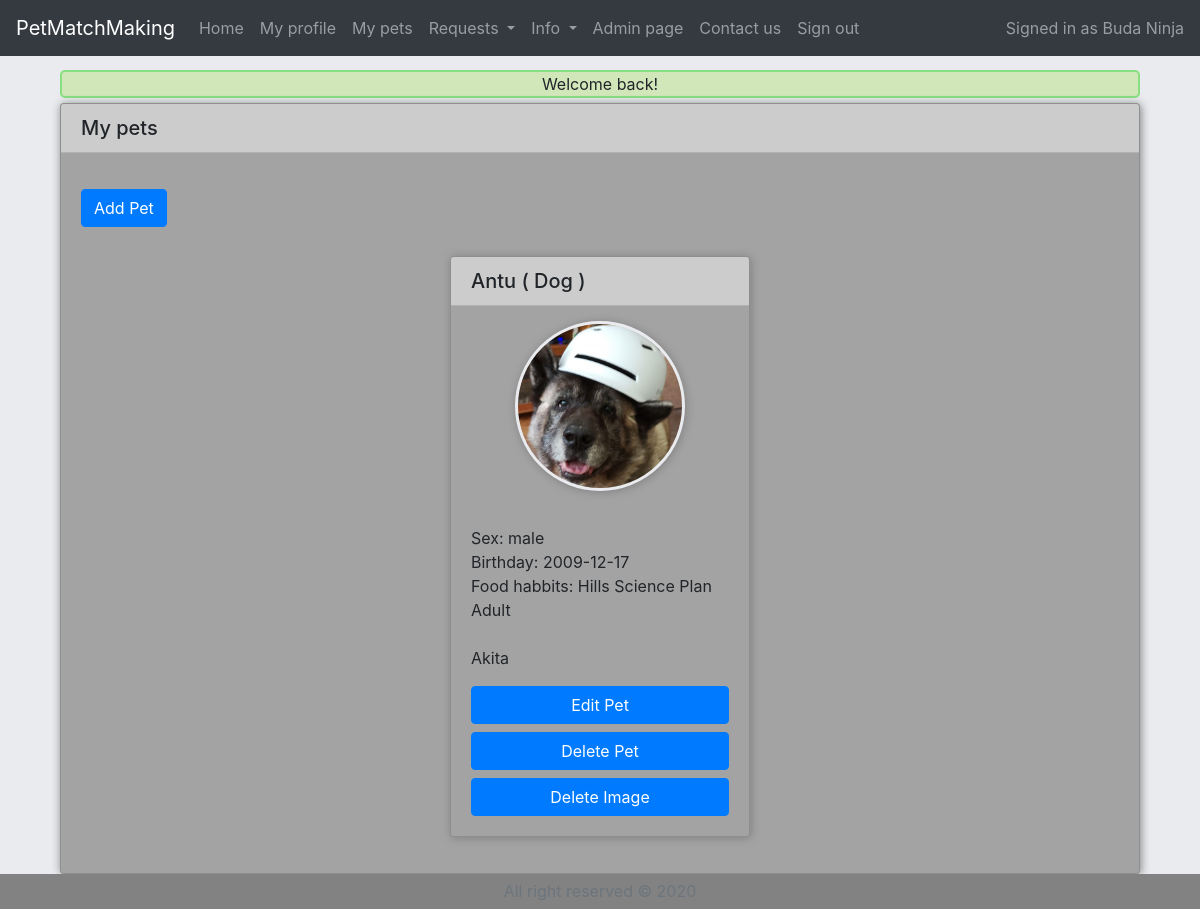
The page /main.php?myPets (signed in) on the database its author committed.
### tables this page shows
CREATE TABLE `users` (
  `userID` int(11) NOT NULL,
  `userEmail` varchar(64) NOT NULL,
  `userPassword` varchar(64) NOT NULL,
  `userFName` varchar(64) NOT NULL,
  `userLName` varchar(64) NOT NULL,
  `userPhone` varchar(64) NOT NULL,
  `userBirthday` date NOT NULL,
  `userAbout` text NOT NULL,
  `userRegisterTime` datetime NOT NULL,
  `userStatus` varchar(64) NOT NULL
);

CREATE TABLE `pets` (
  `petID` int(11) NOT NULL,
  `userID` int(11) NOT NULL,
  `petName` varchar(64) NOT NULL,
  `petType` varchar(64) NOT NULL,
  `petBirthday` date NOT NULL,
  `petSex` varchar(64) NOT NULL,
  `petFood` text NOT NULL,
  `petTemper` text NOT NULL,
  `petAbout` text NOT NULL,
  `petStatus` int(11) NOT NULL,
  `petRegisterTime` datetime NOT NULL
);

### classes/dbClass.php (called while the page is built, shortened)
<?php
require_once "User.php";
class dbClass
{
    private $host;
    private $db;
    private $charset;
    private $user;
    private $pass;
    private $opt = array(
        PDO::ATTR_ERRMODE => PDO::ERRMODE_EXCEPTION,
        PDO::ATTR_DEFAULT_FETCH_MODE => PDO::FETCH_ASSOC
    );
    private $connection;
    public function __construct(string $host = "localhost", string $db = "petmatchdb", string $charset = "utf8", string $user = "root", string $pass = "")
    {
        $this->host = $host;
        $this->db = $db;
        $this->charset = $charset;
        $this->user = $user;
        $this->pass = $pass;
    }
    public function connect()
    {
        $dsn = "mysql:host=$this->host;dbname=$this->db;charset=$this->charset";
        $this->connection = new PDO($dsn, $this->user, $this->pass, $this->opt);
    }
    public function disconnect(){
        $this->connection = null;
    }
    public function getObjectsGeneral($table_name, $condition, $objectToFetch){
        $objArray = Array();
        $sql="SELECT * FROM `".$table_name."`".$condition;
        $result = $this->connection->query($sql);
        while ($row = $result->fetchObject($objectToFetch)){
            $objArray[] = $row;
        }
        return $objArray;
    }
    function xmlToString($htmlStr)
    {
        $xmlStr=str_replace('&lt;','<',$htmlStr);
        $xmlStr=str_replace('&gt;','>',$xmlStr);
        $xmlStr=str_replace('&quot;','"',$xmlStr);
        $xmlStr=str_replace("&#39;","'",$xmlStr);
        $xmlStr=str_replace('&amp;',"&",$xmlStr);
        return $xmlStr;
    }
    public function getPetImageLocation(Pet $p)
    {
        $location = "Images/Pets/";
        $filename = $p->getPetID().".JPG";
        return $location.$filename;
    }
}

### classes/User.php (called while the page is built, shortened)
<?php
require_once "dbClass.php";
class User
{
    private $userFName;
    private $userLName;
    private $userStatus;
    public function getUserFName()
    {
        $db = new dbClass();
        return $db->xmlToString($this->userFName);
    }
    public function getUserLName()
    {
        $db = new dbClass();
        return $db->xmlToString($this->userLName);
    }
    public function getUserStatus()
    {
        return $this->userStatus;
    }
}

### classes/dbClassPetsFunctions.php (called while the page is built, shortened)
<?php
require_once "dbClass.php";
require_once "Pet.php";
class dbClassPetsFunctions
{
    public function getPetsArrayByUserID($userID){
        $db = new dbClass();
        $petsArray = $db->getObjectsGeneral("pets", "WHERE userID='$userID'", "Pet");
        return $petsArray;
    }
    public function doesPetHaveImage($petID){
        $location = "Images/Pets/";
        $filename = $petID.".JPG";
        $answer=0;
        if (file_exists($location.$filename))
            $answer=1;
        return $answer;
    }
}

### classes/Pet.php (called while the page is built, shortened)
<?php
class Pet
{
    private $petID;
    private $petName;
    private $petType;
    private $petBirthday;
    private $petFood;
    private $petSex;
    private $petAbout;
    public function getPetID()
    {
        return $this->petID;
    }
    public function getPetName()
    {
        return $this->petName;
    }
    public function getPetType()
    {
        return $this->petType;
    }
    public function getPetBirthday()
    {
        return $this->petBirthday;
    }
    public function getPetFood()
    {
        return $this->petFood;
    }
    public function getPetSex()
    {
        return $this->petSex;
    }
    public function getPetAbout()
    {
        return $this->petAbout;
    }
}

### myPets.php (the view, shortened to what this page needs)
<?php
require_once "classes/dbClass.php";
require_once "classes/dbClassPetsFunctions.php";
require_once "classes/Pet.php";
$db = new dbClass();
$dbp = new dbClassPetsFunctions();
$myPetsArray = $dbp->getPetsArrayByUserID($_SESSION['user']);
    $mypetsstr="";
    $mypetsstr.="<div class='card' id='userProfileCard'>";
    $mypetsstr.="<h5 class='card-header'>My pets</h5>";
    $mypetsstr.="<div class='card-body'>";
    $mypetsstr.="<p class='card-text'>";
    $mypetsstr.="<form action='myPets.php' method=post>";
    $mypetsstr.="<button type='submit' class='btn btn-primary' name='addpet'>Add Pet</button>";
    $mypetsstr.="</form><br>";
if ($myPetsArray == null)
    $mypetsstr.="It's a little empty here! Add your pets and get some request.";
else
{
    $mypetsstr.="<div class='card-deck'>";
    echo $mypetsstr;
    foreach ($myPetsArray as $k)
    {
        $petstr="";
        $petstr.="<div id='petCard' class='card  mx-auto'>";
        $petstr.="<h5 class='card-header'>".$k->getPetName()."  ( ".$k->getPetType().")</h5>";
        $petstr.="<div class='pet-img-in-mypets'>";
        $image_str = "'background-image:url(".$db->getPetImageLocation($k).")';";
        $petstr.="<div class='pet-img' style=$image_str></div>";
        $petstr.="</div>";
        $petstr.="<div class='card-body'>";
        $petstr.="<p class='card-text'>";
        $petstr.="Sex: ".$k->getPetSex()."<br>";
        $petstr.="Birthday: ".$k->getPetBirthday()."<br>";
        $petstr.="Food habbits: ".$k->getPetFood()."<br><br>";
        $petstr.=$k->getPetAbout();
        $petstr.="</p>";
        $petstr.="<form action='myPets.php' method=post>";
        $petstr.="<button type='submit' class='btn btn-group-sm btn-primary btn-block' name='"."edit".$k->getPetID()."'>Edit Pet</button>";
        $petstr.="<button type='submit' class='btn btn-group-sm btn-primary btn-block' name='"."delete".$k->getPetID()."'>Delete Pet</button>";
        if ($dbp->doesPetHaveImage($k->getPetID()))
            $petstr.="<button type='submit' class='btn btn-group-sm btn-primary btn-block' name='"."delimage".$k->getPetID()."'>Delete Image</button>";
        $petstr.="</form>";
        $petstr.="</div>";
        $petstr.="</div>";
        echo $petstr;
    }
    $mypetsstr="</div>";
    $mypetsstr.="</p></div>";
}
$mypetsstr.="</div></div>";
echo $mypetsstr;

### headerUser.php (shortened to what this page needs)
<header>
    <div class="fixed-top">
        <nav class="navbar navbar-expand-lg navbar-dark bg-dark">
            <div class="navbar-brand" href="#">PetMatchMaking</div>
            <div class="collapse navbar-collapse" id="navbarNavDropdown">
                <ul class="navbar-nav mr-auto">
                    <li class="nav-item">
                        <a class="nav-link" href="main.php">Home</a>
                    </li>
                    <li class="nav-item">
                        <a class="nav-link" href="?myProfile">My profile</a>
                    </li>
                    <li class="nav-item">
                        <a class="nav-link" href="?myPets">My pets</a>
                    </li>
                    <li class="nav-item dropdown">
                        <a class="nav-link dropdown-toggle" href="#" id="navbarDropdownMenuLink" data-toggle="dropdown" aria-haspopup="true" aria-expanded="false">
                            Requests
                        </a>
                    </li>
                    <li class="nav-item dropdown">
                        <a class="nav-link dropdown-toggle" href="#" id="navbarDropdownMenuLink" data-toggle="dropdown" aria-haspopup="true" aria-expanded="false">
                            Info
                        </a>
                    </li>
                    <?php
                    require_once "classes/dbClass.php";
                    require_once "classes/User.php";
                    $db = new dbClass();
                    $signedInUser = $db->getObjectsGeneral("users", "WHERE `userID`='".$_SESSION['user']."'", "User")[0];
                    if ($signedInUser->getUserStatus()=="admin")
                        echo "<li class='nav-item'><a class='nav-link' href='?admin'>Admin page</a></li>";
                    ?>
                    <li class="nav-item">
                        <a class="nav-link" href="?contactUs">Contact us</a>
                    </li>
                    <li class="nav-item">
                        <a class="nav-link" href="?signOut">Sign out</a>
                    </li>
                </ul>
                <span class="navbar-text">
                  <?php
                  if (isset($_SESSION['user']))
                      echo "Signed in as ".$signedInUser->getUserFName()." ".$signedInUser->getUserLName();
                  else
                      echo "Not signed in";
                  ?>
                </span>
            </div>
        </nav>
    </div>
</header>

### styles/myCss.css (style rules this page uses)
html { position: relative; min-height: 100%; }
body { background-color: #E9EBEE; margin-bottom: 35px; padding-top: 70px; }
.card { width: 95%; background-color: #A3A3A3; margin: 5px; box-shadow: 1px 1px 10px grey; }
.card-header { background-color: #CCCCCC; }
.pet-img { position: relative; float: left; width: 170px; height: 170px; background-color: white; background-position: 50% 50%; background-repeat: no-repeat; background-size: cover; border: 3px solid #E9EBEE; border-radius: 50%; margin: 15px; box-shadow: 1px 1px 10px grey; text-align: center; }
.pet-img-in-mypets { margin-left: auto; margin-right: auto; }
#petCard { min-width: 300px; max-width: 300px; }
.card-deck { display: flex; margin-right: auto; margin-left: auto; }
#userProfileCard { width:90%; margin-left: auto; margin-right: auto; }

### rows shown on the page
users: userFName "Buda", userLName "Ninja"
pets: petName "Antu", petType "Dog", petSex "male", petBirthday "2009-12-17", petFood "Hills Science Plan Adult", petstr "Akita"

### other values the page prints
$_SESSION['userMessage'] "Welcome back!"
